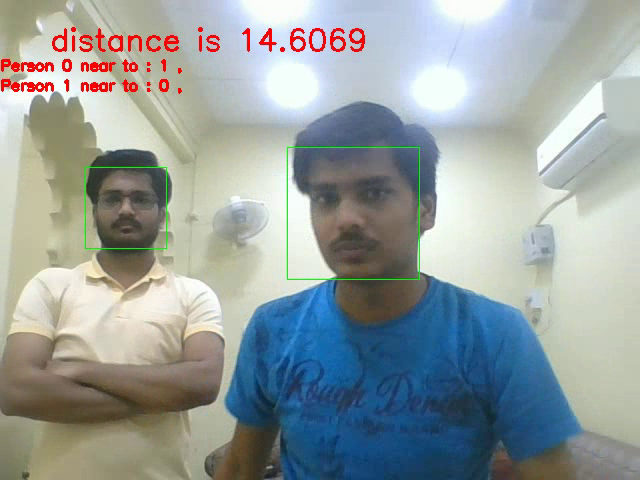
#> input picture frame 16 of a.avi, 640 x 480 px, given in place of the camera
$ jupyter execute transperenting.ipynb   (older library calls are emulated)
#> lines starting #> are read from the running program, lines starting #| are printed output that depends on the picture; after the words box and inside, x2 and y2 are one past the last pixel; in counts of white or black regions, pixels touching at a corner belong together; long printed decimals are rounded
[cell 1]
import math
import cv2

[cell 2]
#some observations made by manually running some experiment on my laptop webcam
#all the dimensions are in inch
#actual width of the object
WIDTH = 57
# Perpendicular distance from the camera
DISTANCE = 38
#pixels covered by the object in the image
PIXELS = 480
# focus of the camera
# this value will be used in future calculations
FOCUS = PIXELS * DISTANCE / WIDTH
FOCUS

[cell 3]
import numpy as np

[cell 4]
import copy

[cell 5]
Face = (9,8)
faces = []

[cell 6]
# cap= cv2.VideoCapture('http://192.168.43.74:8080/video')
cap=cv2.VideoCapture(0)

[cell 7]
fourcc = cv2.VideoWriter_fourcc(*'XVID')
out = cv2.VideoWriter('a.avi', fourcc, 5.0, (640, 480))

[cell 8]
face_model=cv2.CascadeClassifier('haarcascade_frontalface_default.xml')

[cell 9]
body_model=cv2.CascadeClassifier('haarcascade_fullbody.xml')

[cell 10]
status,photo=cap.read()
#> photo is the input picture: shape (480, 640, 3); mean B, G, R 158.4, 159.1, 150.6

[cell 11]
photo.shape
#> Out = (480, 640, 3)

[cell 12]
while True:
    status,photo=cap.read()
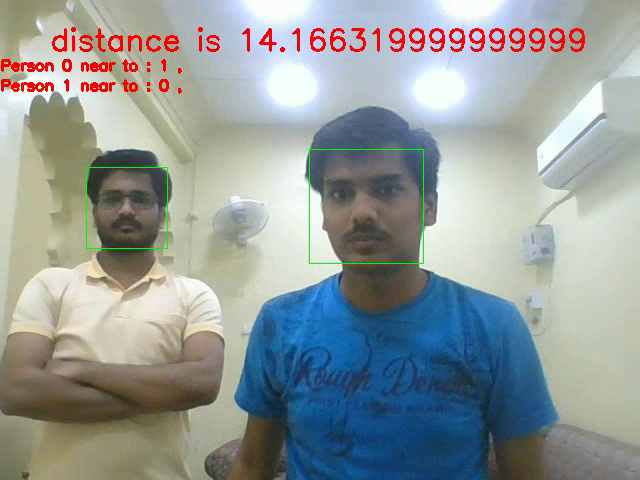
#> input picture frame 17 of a.avi, 640 x 480 px, given in place of the camera
#> photo is the input picture: shape (480, 640, 3); mean B, G, R 153.9, 154.9, 147.2
    photo=cv2.resize(photo,(640,480))
    face_cor=face_model.detectMultiScale(photo)
#> face_cor = [[86, 167, 81, 81], [308, 147, 117, 117]]
    faces=[]
    if len(face_cor)==0:
        pass
    else:
        for x in range(0,len(face_cor)):
            x1=face_cor[x][0]
            y1=face_cor[x][1]
            x2=x1+face_cor[x][2]
            y2=y1+face_cor[x][3]
            photo=cv2.rectangle(photo,(x1,y1),(x2,y2),[0,255,0])
#> this loop made 2 passes
#> (x1, y1, x2, y2) on passes 1 to 2: (86, 167, 167, 248), (308, 147, 425, 264)
#> pass 1, `photo=cv2.rectangle(photo,(x1,y1),(x2,y2),[0,255,0])`:
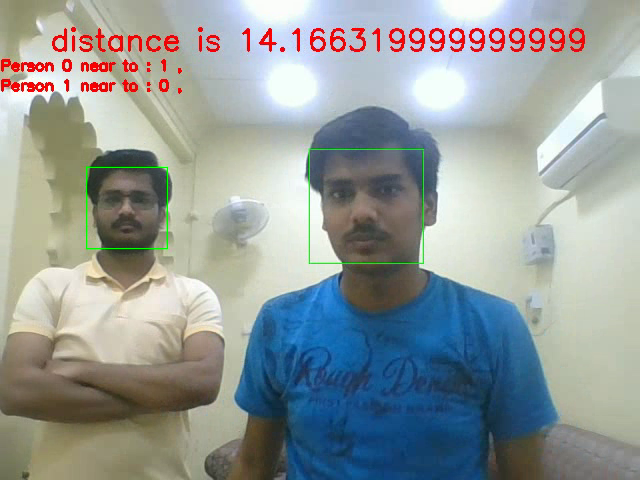
#> photo: shape (480, 640, 3); 0.11% of pixels changed, all inside (x1, y1, x2, y2) = (86, 167, 168, 249)
#> pass 2, `photo=cv2.rectangle(photo,(x1,y1),(x2,y2),[0,255,0])`:
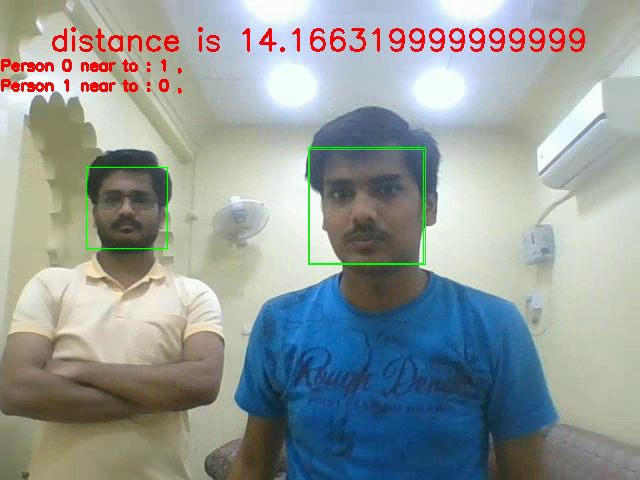
#> photo: shape (480, 640, 3); 0.15% of pixels changed, all inside (x1, y1, x2, y2) = (308, 147, 426, 265)
        for face in face_cor:
            y = round((Face[0]*FOCUS/(face[2])),5)
            if face[0]   < 240:
                P = 480 - 2*(face[0] )
                P_ = y * P /38
                x = round((P_ * y / (FOCUS * 2)),5)
                x = -x
            elif face[0]   > 240:
                P = 2*(face[0] ) - 480
                P_ = y * P /38
                x = round((P_ *y / (FOCUS * 2)),5)
            else:
                x = 0
            faces.append((x,y))
#> this loop made 2 passes
#> (face, y, P, P_, x) on passes 1 to 2: ([86, 167, 81, 81], 35.56, 308, 288.2, -16.01), ([308, 147, 117, 117], 24.62, 136, 88.1, 3.39)
#> after the loop, faces = [(-16.01, 35.56), (3.39, 24.62)]
        print(faces)
#| [(-16.0104, 35.556), (3.388, 24.615)]
        warning = []
        for face in faces:
            warning.append([])
#> this loop made 2 passes
#> after the loop, warning = [[], []]
        if len(faces)>1:
            for a in range(len(faces)):
                for b in range(a + 1,len(faces)):
                    dist = (faces[a][0] - faces[b][0])**2 + ( faces[a][1] - faces[b][1])**2
                    dist = round(math.sqrt(dist),5)
                    if dist < 40:
                        warning[a].append(b)
                        warning[b].append(a)
                        cv2.putText(photo,"distance is "+str(dist-8),(50,50),cv2.FONT_HERSHEY_SIMPLEX,1,[0,0,255],2)
#> this loop made 2 passes
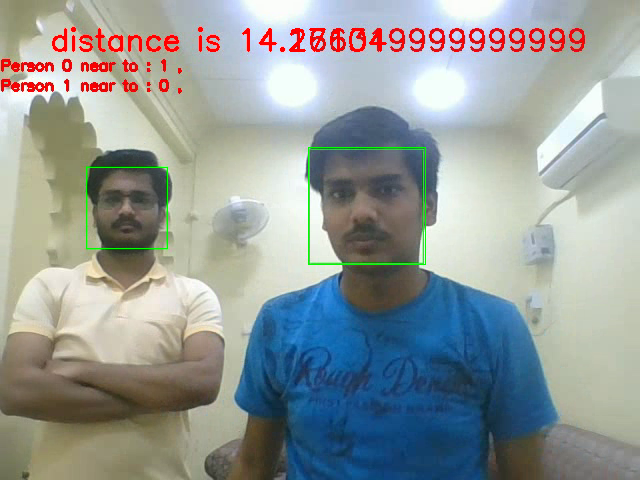
#> photo: shape (480, 640, 3); 0.67% of pixels changed, all inside (x1, y1, x2, y2) = (52, 27, 387, 52)
#                             pass
    print(warning)
#| [[1], [0]]
    for war in range(len(warning)):
        if len(warning[war])>0:
            x1=face_cor[war][0]
            y1=face_cor[war][1]
            x2=x1+face_cor[war][2]
            y2=y1+face_cor[war][3]
            photo=cv2.rectangle(photo,(x1,y1),(x2,y2),[0,0,255])
#> this loop made 2 passes
#> pass 1, `photo=cv2.rectangle(photo,(x1,y1),(x2,y2),[0,0,255])`:
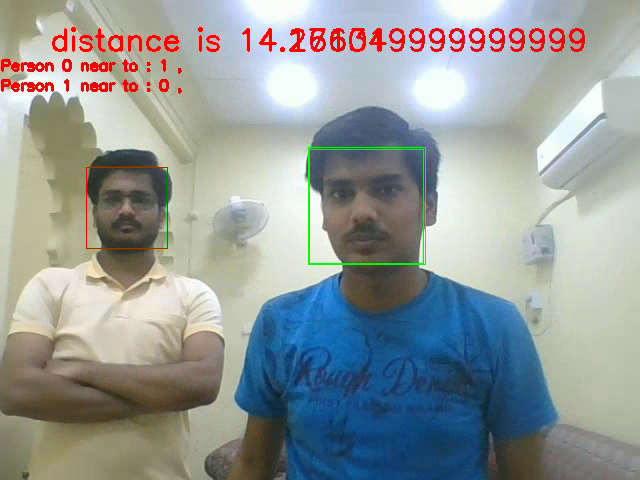
#> photo: shape (480, 640, 3); 0.11% of pixels changed, all inside (x1, y1, x2, y2) = (86, 167, 168, 249)
#> pass 2, `photo=cv2.rectangle(photo,(x1,y1),(x2,y2),[0,0,255])`:
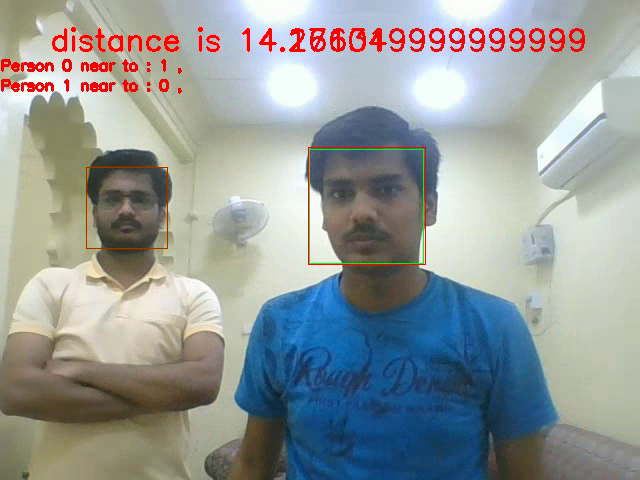
#> photo: shape (480, 640, 3); 0.15% of pixels changed, all inside (x1, y1, x2, y2) = (308, 147, 426, 265)
    str1 = ''
    n = 0
    if len(warning)>0:
        for war in range(len(warning)):
#             n = n+1
            str1 += '\n'
            str1 += 'Person '
            war3 = str(n)
            str1 += war3
            str1 += ' near to : '
            for war2 in warning[war]:
                str1 += str(war2)
                str1 += ' , '
            n = n+1
#> this loop made 2 passes
#> (war3, n) on passes 1 to 2: ('0', 1), ('1', 2)
#> after the loop, n = 2
    y0, dy = 50, 20
    for i, line in enumerate(str1.split('\n')):
        y1 = y0 + i*dy
        y1 = int(y1)
        cv2.putText(photo, line , (0,y1) ,cv2.FONT_HERSHEY_SIMPLEX,0.5,[0,0,255],2)
#> this loop made 3 passes
#> (line, y1) on passes 1 to 3: ('', 50), ('Person 0 near to : 1 , ', 70), ('Person 1 near to : 0 , ', 90)
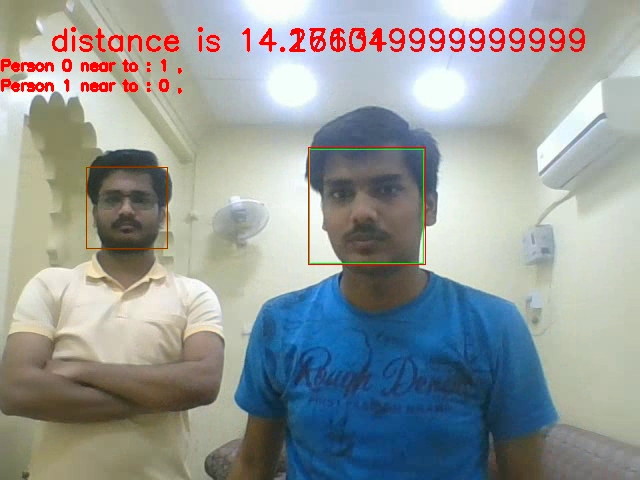
#> photo: shape (480, 640, 3); 0.57% of pixels changed, all inside (x1, y1, x2, y2) = (1, 59, 182, 94)
#         cv2.putText(photo, str1 , (50,200) ,cv2.FONT_HERSHEY_SIMPLEX,1,[0,0,255],3)

    out.write(photo)
    cv2.imshow('hi',photo)
    if cv2.waitKey(10)==13:
#> (key q is pressed here)
        break
cv2.destroyAllWindows()

[cell 13]
len(face_cor)
#> Out = 2

$ run again, starting later in the video
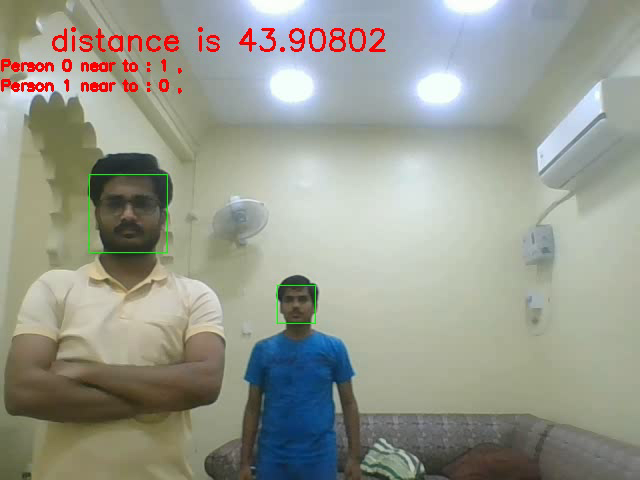
#> input picture frame 72 of a.avi, 640 x 480 px, given in place of the camera
#> photo is the input picture: shape (480, 640, 3); mean B, G, R 142.6, 153.5, 150.8
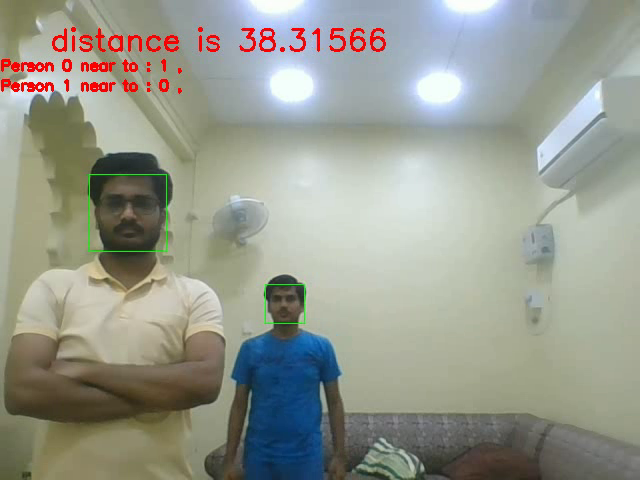
#> input picture frame 73 of a.avi, 640 x 480 px, given in place of the camera
#> photo is the input picture: shape (480, 640, 3); mean B, G, R 142.3, 153.4, 150.4
#> face_cor = [[265, 285, 38, 38], [88, 173, 78, 78]]
#> the loop `for x in range(0,len(face_cor)):` made 2 passes
#> (x1, y1, x2, y2) on passes 1 to 2: (265, 285, 303, 323), (88, 173, 166, 251)
#> the loop `for face in face_cor:` made 2 passes
#> (face, y, P, P_, x) on passes 1 to 2: ([265, 285, 38, 38], 75.79, 50, 99.72, 11.81), ([88, 173, 78, 78], 36.92, 304, 295.4, -17.04)
#> after the loop `for face in face_cor:`: faces = [(11.81, 75.79), (-17.04, 36.92)]
#| [(11.8093, 75.789), (-17.041, 36.923)]
#> the loop `for face in faces:` made 2 passes
#> after the loop `for face in faces:`: warning = [[], []]
#> the loop `for a in range(len(faces)):` made 2 passes
#> the loop `for war in range(len(warning)):` made 2 passes
#> the loop `for war in range(len(warning)):` made 2 passes
#> (war3, n) on passes 1 to 2: ('0', 1), ('1', 2)
#> after the loop `for war in range(len(warning)):`: n = 2
#> the loop `for i, line in enumerate(str1.split('\n')):` made 3 passes
#> (line, y1) on passes 1 to 3: ('', 50), ('Person 0 near to : ', 70), ('Person 1 near to : ', 90)
#> after the loop `for i, line in enumerate(str1.split('\n')):`:
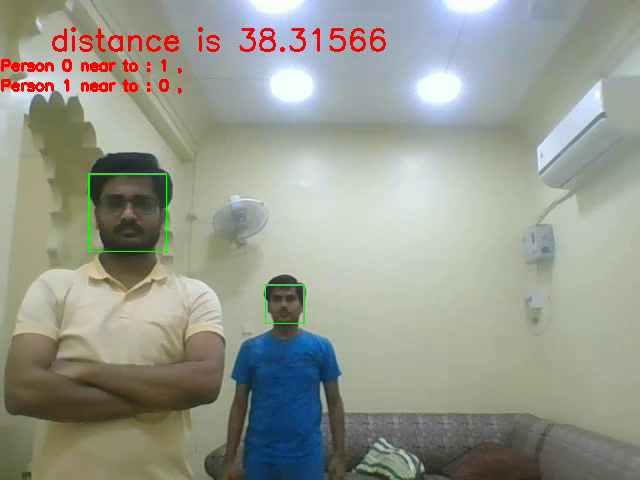
#> photo: shape (480, 640, 3); mean B, G, R 142.2, 153.4, 150.5

$ run again, starting later in the video
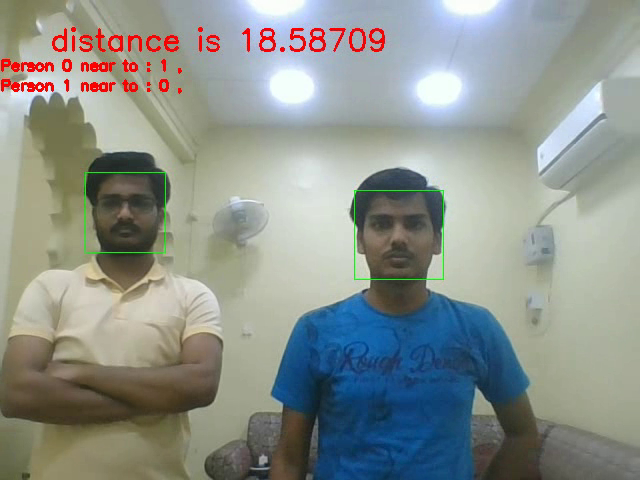
#> input picture frame 128 of a.avi, 640 x 480 px, given in place of the camera
#> photo is the input picture: shape (480, 640, 3); mean B, G, R 140.4, 146.1, 139.9
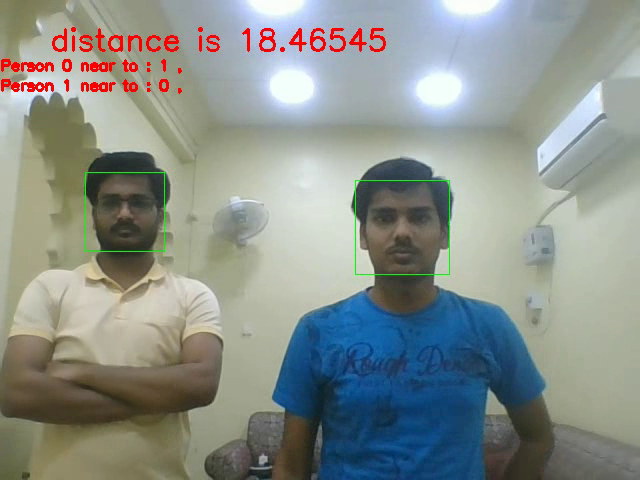
#> input picture frame 129 of a.avi, 640 x 480 px, given in place of the camera
#> photo is the input picture: shape (480, 640, 3); mean B, G, R 139.4, 144.7, 138
#> face_cor = [[85, 173, 78, 78], [355, 180, 95, 95]]
#> the loop `for x in range(0,len(face_cor)):` made 2 passes
#> (x1, y1, x2, y2) on passes 1 to 2: (85, 173, 163, 251), (355, 180, 450, 275)
#> the loop `for face in face_cor:` made 2 passes
#> (face, y, P, P_, x) on passes 1 to 2: ([85, 173, 78, 78], 36.92, 310, 301.2, -17.38), ([355, 180, 95, 95], 30.32, 230, 183.5, 8.69)
#> after the loop `for face in face_cor:`: faces = [(-17.38, 36.92), (8.69, 30.32)]
#| [(-17.378, 36.923), (8.692, 30.316)]
#> the loop `for face in faces:` made 2 passes
#> after the loop `for face in faces:`: warning = [[], []]
#> the loop `for a in range(len(faces)):` made 2 passes
#| [[1], [0]]
#> the loop `for war in range(len(warning)):` made 2 passes
#> the loop `for war in range(len(warning)):` made 2 passes
#> (war3, n) on passes 1 to 2: ('0', 1), ('1', 2)
#> after the loop `for war in range(len(warning)):`: n = 2
#> the loop `for i, line in enumerate(str1.split('\n')):` made 3 passes
#> (line, y1) on passes 1 to 3: ('', 50), ('Person 0 near to : 1 , ', 70), ('Person 1 near to : 0 , ', 90)
#> after the loop `for i, line in enumerate(str1.split('\n')):`:
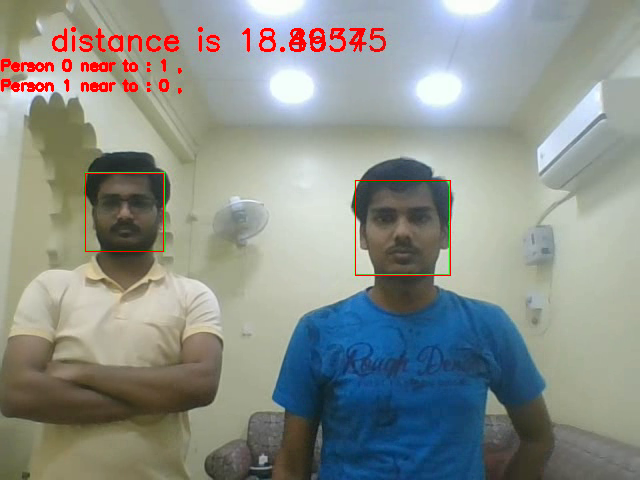
#> photo: shape (480, 640, 3); mean B, G, R 138.9, 144, 138.8
